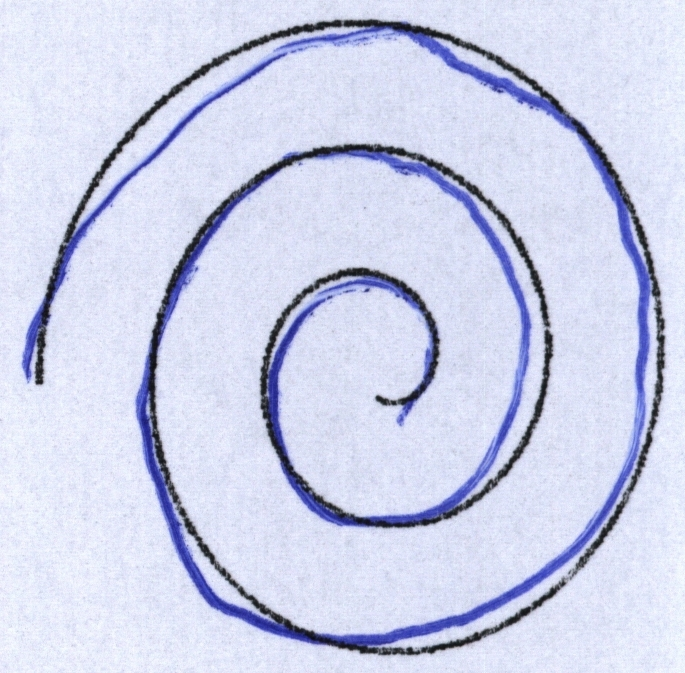
#> input picture FDM Resources/SpiralPatients - Cleaned/0196-4.jpg, 685 x 673 px, given as the content of the folder FDM Resources/Images - wCycleGAN/Control, which was not available
$ jupyter execute --allow-errors 'FSRM588_Group_5_Final_Code(1).ipynb'
#> lines starting #> are read from the running program, lines starting #| are printed output that depends on the picture; after the words box and inside, x2 and y2 are one past the last pixel; in counts of white or black regions, pixels touching at a corner belong together; pictures that were not available may be replaced by others from this repository, and a replacement may not be noted
[cell 1]
#CycleGAN Implementation
#Running with Nvidia Cuda GPU each 200 epoch training takes ~45min
import torch
import torch.nn as nn
from torchvision import transforms
from torch.utils.data import DataLoader, Dataset
from PIL import Image
import os
import random
import matplotlib.pyplot as plt

#check if can use GPU
#> (the rest of this cell did not finish here and is left out)

[cell 2]
#Using generators created in CycleGAN block to create images
from torchvision import transforms
from PIL import Image
import torch

#> (the rest of this cell did not finish here and is left out)

[cell 3]
#Handcrafted Features
import os
import cv2
import numpy as np
import pandas as pd

# Set your folders here
spiral_control_dir = '/content/drive/MyDrive/Financial Data Mining Project/FDM Resources/SpiralControl'
# 'spiralcontrol'
spiral_patients_dir = '/content/drive/MyDrive/Financial Data Mining Project/FDM Resources/SpiralPatients'
#'spiralpd'

sprial_gen_control = "generated_control"
spiral_gen_patient = "generated_patient"
meander_gen_control = "generated_meander_control"
meander_gen_patient = "generated_meander_patient"

# Functions
def calculate_radial_deviation(image):
    gray = cv2.cvtColor(image, cv2.COLOR_BGR2GRAY)
    blur = cv2.GaussianBlur(gray, (5, 5), 0)
    _, thresh = cv2.threshold(blur, 50, 255, cv2.THRESH_BINARY_INV + cv2.THRESH_OTSU)
    contours, _ = cv2.findContours(thresh, cv2.RETR_EXTERNAL, cv2.CHAIN_APPROX_SIMPLE)
    if contours:
        cnt = max(contours, key=cv2.contourArea)
        M = cv2.moments(cnt)
        if M['m00'] == 0:
            return 0
        cx = int(M['m10'] / M['m00'])
        cy = int(M['m01'] / M['m00'])
        deviations = [np.sqrt((pt[0][0] - cx)**2 + (pt[0][1] - cy)**2) for pt in cnt]
        return np.std(deviations)
    return 0

def calculate_stroke_length(image):
    gray = cv2.cvtColor(image, cv2.COLOR_BGR2GRAY)
    edges = cv2.Canny(gray, 50, 150)
    contours, _ = cv2.findContours(edges, cv2.RETR_EXTERNAL, cv2.CHAIN_APPROX_NONE)
    length = sum(cv2.arcLength(cnt, False) for cnt in contours)
    return length

def calculate_curvature(image):
  def curvature(x, y): #calculating curvature as mag of r' - r'' / mag r' ^3
    dx = np.gradient(x)
    dy = np.gradient(y)
    ddx = np.gradient(dx)
    ddy = np.gradient(dy)
    curv = (dx * ddy - dy * ddx) / ((dx**2 + dy**2)+1e-10)**(3/2) #+ 1e-10 because getting NaN for really small values
    return curv
  gray = cv2.cvtColor(image, cv2.COLOR_BGR2GRAY)
  blur = cv2.GaussianBlur(gray,(5,5),0)
  _,thresh = cv2.threshold(blur, 0, 255, cv2.THRESH_BINARY_INV + cv2. THRESH_OTSU)
  contours, _ = cv2.findContours(thresh, cv2.RETR_EXTERNAL, cv2.CHAIN_APPROX_SIMPLE)
  cnt = max(contours, key=cv2.contourArea)
  contour = cnt.squeeze() #extracts coords of contour points and remove uneccesary dimensions
  x = contour[:, 0] #extracts x coords
  y = contour[:, 1] #extract y coords
  curvature = curvature(x,y) # calculate curvature
  curv_variance = np.var(curvature) #find variance
  return curv_variance

def stroke_density(image):
  gray = cv2.cvtColor(image, cv2.COLOR_BGR2GRAY)
  blur = cv2.GaussianBlur(gray,(5,5),0)
  _,thresh = cv2.threshold(gray, 0, 255, cv2.THRESH_BINARY_INV + cv2. THRESH_OTSU)
  #Stroke Density
  #caluclate amount of white pixels in image after binary
  white_pixels = np.sum(thresh == 255)
  #calculate how many pixels
  total_pixels = thresh.size
  #density of the image can be viewed as how many white pixels are left after thresholding
  stroke_density = white_pixels / total_pixels
  return stroke_density

# Analyze images
results = []

def process_directory(folder, label):
    for filename in os.listdir(folder):
        if filename.lower().endswith(('.jpg', '.png', '.jpeg')):
            path = os.path.join(folder, filename)
            img = cv2.imread(path)
            if img is not None:
                rd = calculate_radial_deviation(img)
                sl = calculate_stroke_length(img)
                c = calculate_curvature(img)
                sd = stroke_density(img)
                results.append({
                    'Filename': filename,
                    'Group': label,
                    'Radial Deviation': rd,
                    'Stroke Length': sl,
                    'Curvature': c,
                    'Stroke Density': sd
                })

control_spiral = "FDM Resources/Images - wCycleGAN/Control"
patient_spiral = "FDM Resources/Images - wCycleGAN/Patient"

# Run analysis
# process_directory(spiral_control_dir, 'Control')
# process_directory(spiral_patients_dir, 'Patient')
process_directory(control_spiral, 'Control')
#> in process_directory, img is the input picture: shape (673, 685, 3); mean B, G, R 233.6, 209.2, 204.3
#> in calculate_radial_deviation, `gray = cv2.cvtColor(image, cv2.COLOR_BGR2GRAY)`:
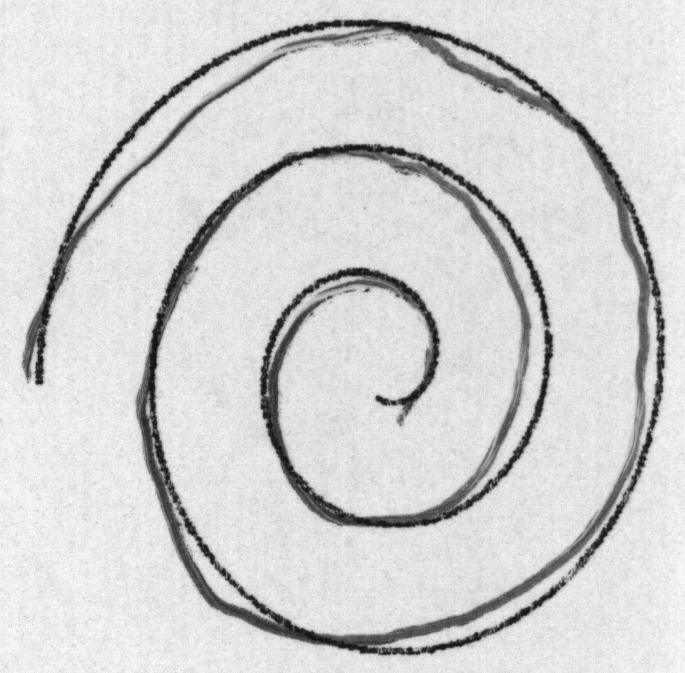
#> gray: shape (673, 685); min 13, max 252, mean 210.6
#> in calculate_radial_deviation, `_, thresh = cv2.threshold(blur, 50, 255, cv2.THRESH_BINARY_INV + cv2.T..`:
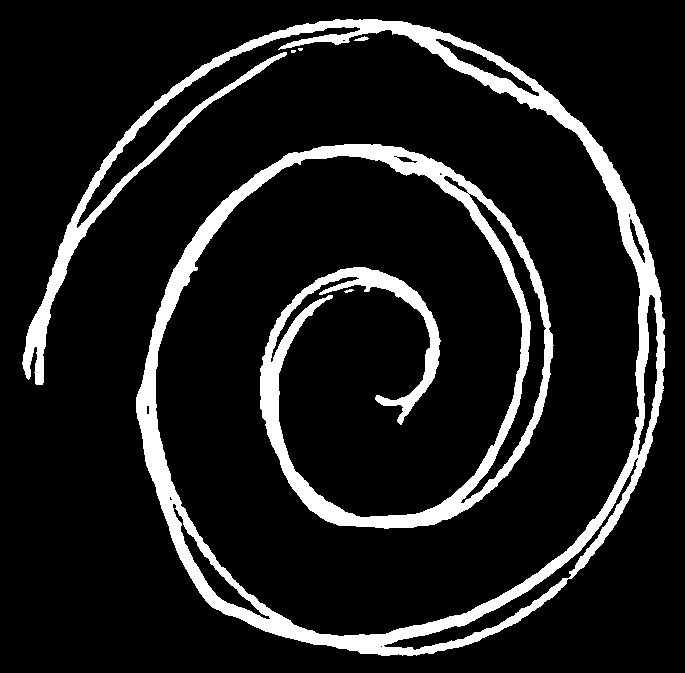
#> thresh: shape (673, 685); 11.5% white; 5 white regions (2 under 20 px)
#> in calculate_radial_deviation, `contours, _ = cv2.findContours(thresh, cv2.RETR_EXTERNAL, cv2.CHAIN_AP..`: contours = 5 contours, 3 with area under 20; largest, box (x1, y1, x2, y2) and area: (22, 19, 665, 656) 60518, (354, 36, 369, 41) 28
#> in calculate_radial_deviation, `cnt = max(contours, key=cv2.contourArea)`: cnt = contour of 3633 points, box (x1, y1, x2, y2) (22, 19, 665, 656), area 60518
#> in calculate_radial_deviation, `M = cv2.moments(cnt)`: M = moments, m00 60517.5, centre m10/m00, m01/m00 = (395.3, 353.1)
#> in calculate_radial_deviation, `cx = int(M['m10'] / M['m00'])`: cx = 395
#> in calculate_radial_deviation, `cy = int(M['m01'] / M['m00'])`: cy = 353
#> in calculate_radial_deviation, `deviations = [np.sqrt((pt[0][0] - cx)**2 + (pt[0][1] - cy)**2) for pt ..`: deviations = 3633 values, max 373.2 at index 252, min 30.02 at index 2215, mean 238.3
#> in process_directory, `rd = calculate_radial_deviation(img)`: rd = 88.79
#> in calculate_stroke_length, `edges = cv2.Canny(gray, 50, 150)`:
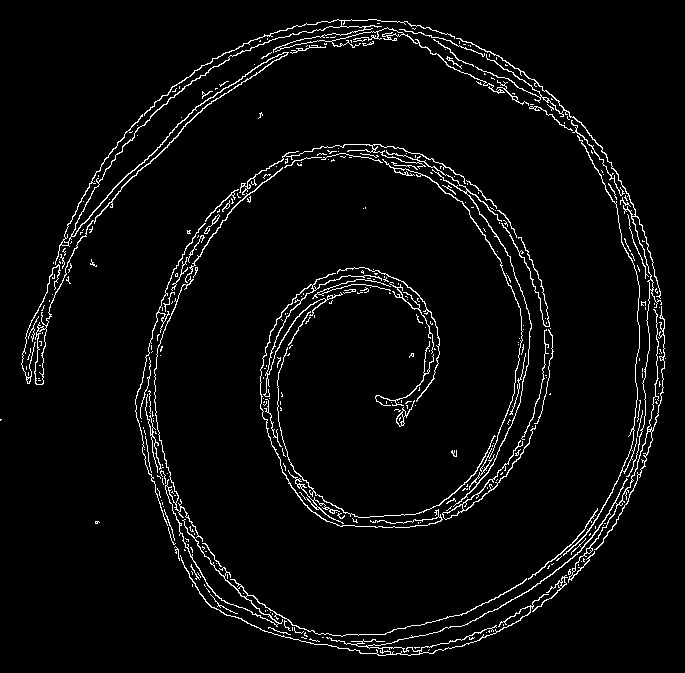
#> edges: shape (673, 685); 3.9% white in thin lines or dots
#> in calculate_stroke_length, `contours, _ = cv2.findContours(edges, cv2.RETR_EXTERNAL, cv2.CHAIN_APP..`: contours = 346 contours, 317 with area under 20; largest, box (x1, y1, x2, y2) and area: (34, 19, 505, 385) 1170, (180, 306, 665, 656) 713, (239, 144, 532, 507) 411, (154, 276, 527, 637) 342, (456, 38, 662, 477) 282
#> in calculate_stroke_length, `length = sum(cv2.arcLength(cnt, False) for cnt in contours)`: length = 31386.5
#> in calculate_curvature, `contours, _ = cv2.findContours(thresh, cv2.RETR_EXTERNAL, cv2.CHAIN_AP..`: contours = 5 contours, 3 with area under 20; largest, box (x1, y1, x2, y2) and area: (22, 19, 665, 656) 60518, (354, 36, 369, 41) 28
#> in calculate_curvature, `contour = cnt.squeeze()`: contour = 3633 pairs, first value 22 to 664, second value 19 to 655
#> in calculate_curvature, `x = contour[:, 0]`: x = 3633 values, max 664 at index 3394, min 22 at index 251, mean 349.3
#> in calculate_curvature, `y = contour[:, 1]`: y = 3633 values, max 655 at index 3173, min 19 at index 0, mean 314
#> in curvature, `dx = np.gradient(x)`: dx = 3633 values, max 12.5 at index 2552, min -13.5 at index 2800, mean 0.000826
#> in curvature, `dy = np.gradient(y)`: dy = 3633 values, max 13.5 at index 1039, min -17.5 at index 1442, mean 0
#> in curvature, `ddx = np.gradient(dx)`: ddx = 3633 values, max 5.25 at index 541, min -6.25 at index 2799, mean 0.000275
#> in curvature, `ddy = np.gradient(dy)`: ddy = 3633 values, max 8.25 at index 1443, min -7.75 at index 1441, mean -0.000688
#> in curvature, `curv = (dx * ddy - dy * ddx) / ((dx**2 + dy**2)+1e-10)**(3/2)`: curv = 3633 values, max 2.95 at index 1444, min -3.22 at index 293, mean -0.00578
#> in calculate_curvature, `curvature = curvature(x,y)`: curvature has the same summary as curv in curvature
#> in calculate_curvature, `curv_variance = np.var(curvature)`: curv_variance = 0.044
#> in stroke_density, `_,thresh = cv2.threshold(gray, 0, 255, cv2.THRESH_BINARY_INV + cv2. TH..`:
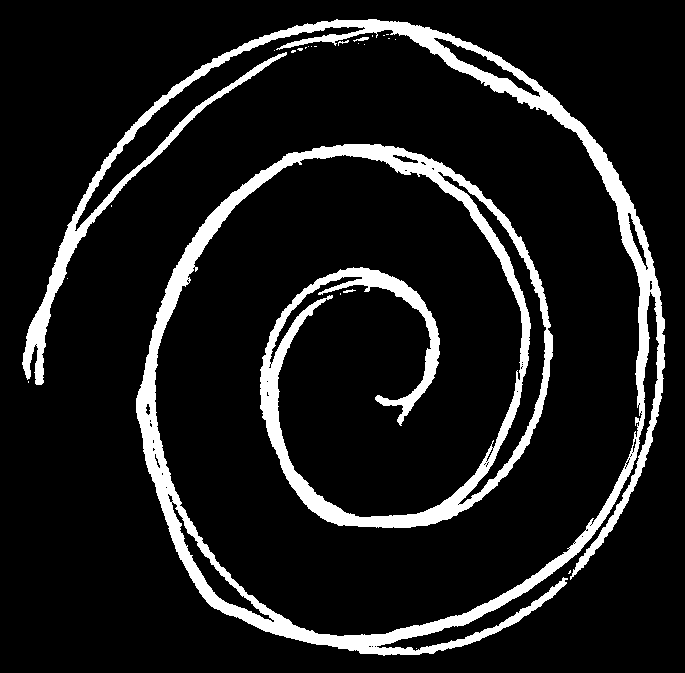
#> thresh: shape (673, 685); 10.9% white; 24 white regions (20 under 20 px), largest, box (x1, y1, x2, y2) and area: (22, 19, 665, 656) 50174, (353, 37, 369, 42) 39, (343, 289, 356, 293) 26, (338, 40, 349, 46) 23
#> in stroke_density, `white_pixels = np.sum(thresh == 255)`: white_pixels = 50324
#> in stroke_density, `stroke_density = white_pixels / total_pixels`: stroke_density = 0.109
process_directory(patient_spiral, 'Patient')
# process_directory(meander_gen_control, 'Control')
# process_directory(meander_gen_patient, 'Patient')


# Export or view results
df = pd.DataFrame(results)
#> df = table of 2 rows and 6 columns
print(df)
#> (printed output is left out)

# Save to Excel or CSV
df.to_csv("spiral_gen_analysis_results.csv", index=False)
#boxplot
import seaborn as sns
import matplotlib.pyplot as plt

plt.figure(figsize=(10, 5))
sns.boxplot(data=df, x='Group', y='Radial Deviation')
plt.title("Radial Deviation by Group")
plt.show()
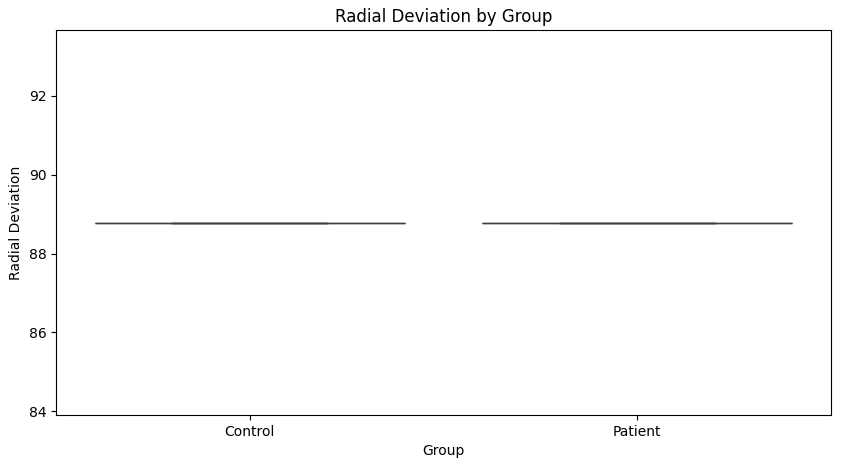
#> figure drawn by matplotlib, 1 panel

plt.figure(figsize=(10, 5))
sns.boxplot(data=df, x='Group', y='Stroke Length')
plt.title("Stroke Length by Group")
plt.show()
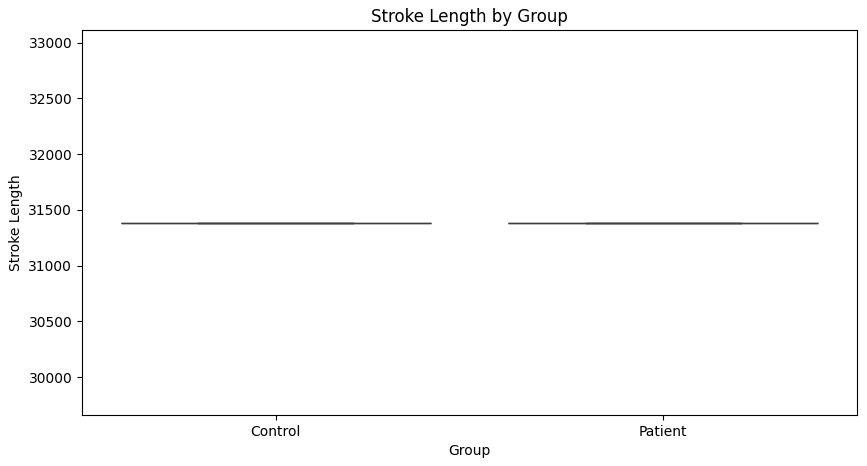
#> figure drawn by matplotlib, 1 panel

plt.figure(figsize=(10, 5))
sns.boxplot(data=df, x='Group', y='Curvature')
plt.title("Curvature by Group")
plt.show()
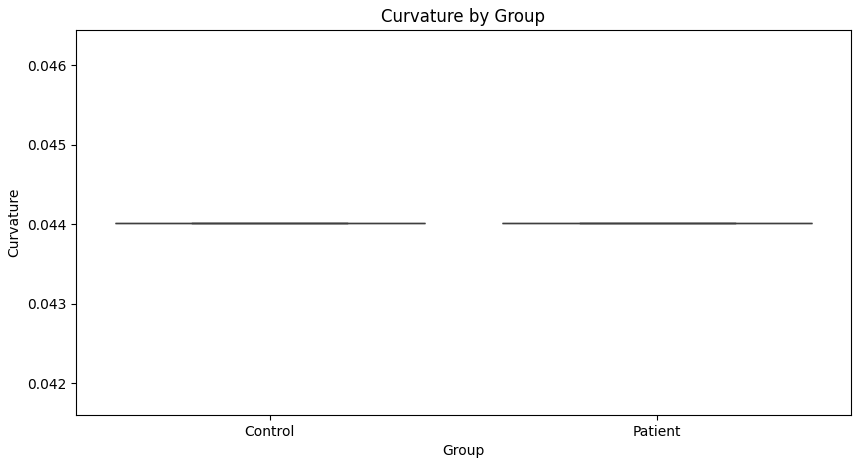
#> figure drawn by matplotlib, 1 panel

plt.figure(figsize=(10, 5))
sns.boxplot(data=df, x='Group', y='Stroke Density')
plt.title("Stroke Density by Group")
plt.show()
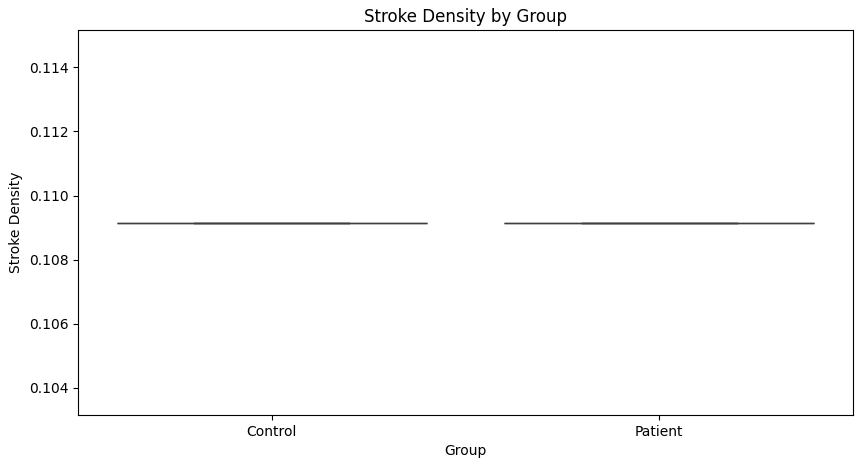
#> figure drawn by matplotlib, 1 panel


#pca visualization
from sklearn.decomposition import PCA

features = df[['Radial Deviation', 'Stroke Length', "Curvature", "Stroke Density"]]
#> features = table of 2 rows and 4 columns
pca = PCA(n_components=4)
#> (the rest of this cell did not finish here and is left out)

[cell 4]
#Handcrafted features modeling
#model building 3 diff models for comparison, Logistic Regression, Decision Tree, K-nearest-neigbors
from sklearn.model_selection import train_test_split
from sklearn.linear_model import LogisticRegression
from sklearn.tree import DecisionTreeClassifier
from sklearn.neighbors import KNeighborsClassifier
from sklearn.metrics import classification_report, confusion_matrix, accuracy_score

# X = handcrafted features, y = labels
X = df[['Radial Deviation', 'Stroke Length', 'Curvature', 'Stroke Density']].values
#> X = [[88.79, 31386.5, 0.044, 0.109], [88.79, 31386.5, 0.044, 0.109]]
y = df['Group'].map({'Control': 0, 'Patient': 1}).values
#> y = [0, 1]

# Train-test split
X_train, X_test, y_train, y_test = train_test_split(X, y, test_size=0.2, random_state=42)
#> X_train = [[88.79, 31386.5, 0.044, 0.109]]; X_test = [[88.79, 31386.5, 0.044, 0.109]]; y_train = [0]; y_test = [1]

models = {
    "Logistic Regression": LogisticRegression(max_iter=1000),
    "Decision Tree": DecisionTreeClassifier(),
    "KNN": KNeighborsClassifier(n_neighbors=5)
}

#> (the rest of this cell did not finish here and is left out)
